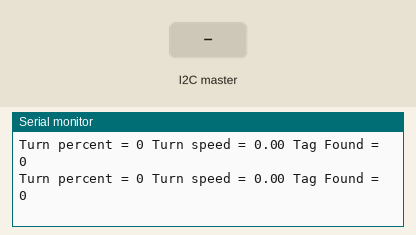
The sketch below on a simulated Arduino Uno, built with avr-gcc and run on an emulated ATmega328P. Shown: the last lines printed to the serial monitor. The test bench sets the inputs (shaded band).

Above: at 1.2 s.
1.3 s: the I2C master sends the byte 1
At 1.42 s:
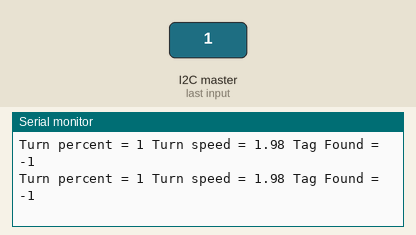
2.8 s: the I2C master sends the byte 200
At 2.83 s:
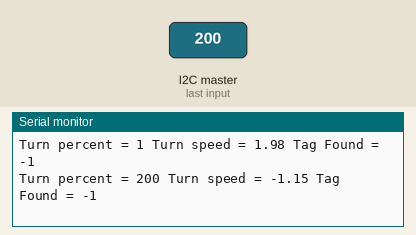
5.8 s: the I2C master sends the byte 0
At 5.96 s:
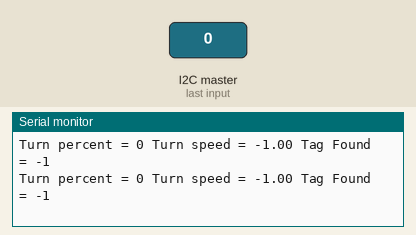
8.8 s: the I2C master sends the byte 2
At 8.88 s:
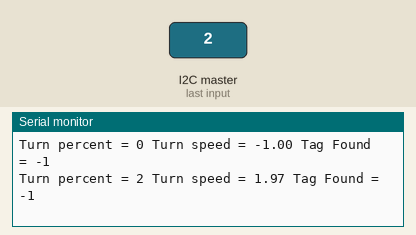
Timing chart, 0 to 11.8 s (numbered marks = the images above; inputs shaded):
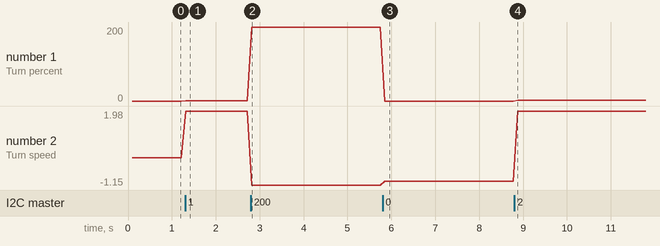

Measured:
- after the input at 1.3 s, the serial monitor: prints a new line at once (image 1)
- after the input at 2.8 s, the serial monitor: prints a new line at once (image 2)
- after the input at 5.8 s, the serial monitor: prints a new line after 0.05 s (image 3)
- after the input at 8.8 s, the serial monitor: prints a new line after 0.08 s (image 4)
- plotted number 1: 0 → 1 after the input at 1.3 s, 1 → 200 after the input at 2.8 s, 200 → 0 after the input at 5.8 s, 0 → 2 after the input at 8.8 s
- plotted number 2: 0 → 1.98 after the input at 1.3 s, 1.98 → -1.15 after the input at 2.8 s, -1 → 1.97 after the input at 8.8 s

The sketch:

ic2_get_data.ino
```cpp
#include <Wire.h>


int turn_percent = 0;
int tag_found = 0;
float speed_float = 0;
float maxSpeed = 2.0;

void upadate_speed(int new_turn_percent){
  if (new_turn_percent == 0){
    speed_float = (float)-.5*maxSpeed;
  }else{
    float middle = (float)((turn_percent-127.0)/127.0)*maxSpeed;
    speed_float = -1*middle;
  }
}

void receiveEvent(int howMany) {
  if (Wire.available()>=1){//one less than how many byte
    turn_percent = Wire.read();
    tag_found = Wire.read();
  }

  //if there is extra
  while(Wire.available()) {
     Wire.read();
  }
  upadate_speed(turn_percent);

}


/*int i2c_handler_start(){

}*/

void setup() {
  Wire.begin(0x8);                // join i2c bus with address #8
  Wire.onReceive(receiveEvent); // register event
  Serial.begin(9600);
  //i2c_handler_start();
}

void loop(){
  delay(100);
  Serial.print("Turn percent = ");
  Serial.print((int)turn_percent);
  Serial.print(" Turn speed = ");
  Serial.print(speed_float);
  Serial.print(" Tag Found = ");
  Serial.println(tag_found);
}
```
